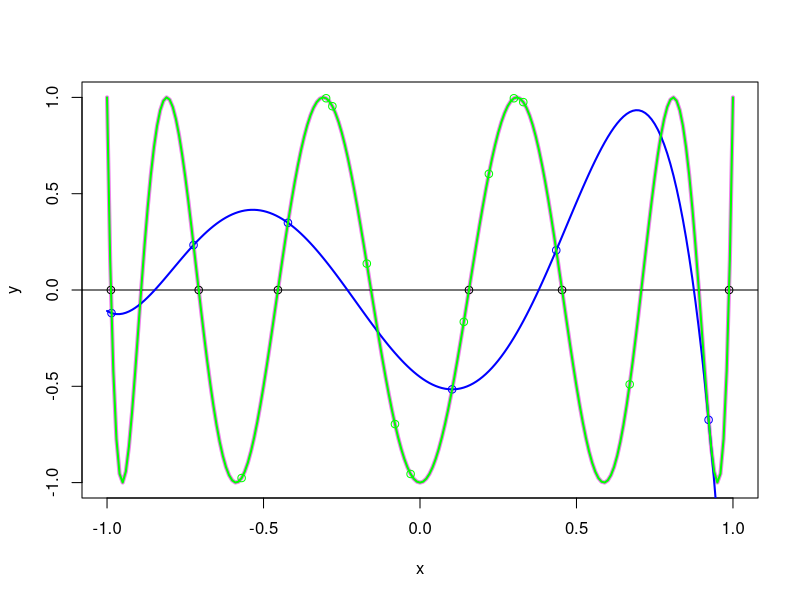

Source code (R):
Chebyshev <- function(N){
  a0 <- rep(0, N)
  if(N==1) return(c(1))
  a1 <- a0
  if(N==2) return(c(1,0))
  a <- a0
  a0[1] <- 1
  a1[2] <- 1
  for(i in 1:(N-2)){
    a <- 2*c(0,a1[1:(N-1)])-a0
    a0 <- a1
    a1 <- a
  }
  return(rev(a))
}
Horner <- function(a, x){
  N <- length(a)
  y <- a[1]
  if(N > 1){
    for(i in 2:N){
      y <- y*x+a[i]
    }
  }
  return(y)
}
HornerD <- function(a, x){
  N <- length(a)
  y <- a[1]
  yd <- a[1]
  if(N > 2){
    for(i in 2:(N-1)){
      y <- y*x+a[i]
      yd <- yd*x+y
    }
    y <- y*x+a[N]
  }else if(N == 2){
    return(c(y*x+a[2], yd))
  }else if(N == 1){
    return(c(y, 0))
  }
  return(c(y, yd))
}
NewtonHorner <- function(a, x, eps = 0.0000001){
  N <- length(a)
  repeat{
    y <- a[1]
    yd <- a[1]
    if(N > 2){
      for(i in 2:(N-1)){
        y <- y*x+a[i]
        yd <- yd*x+y
      }
      y <- y*x+a[N]
    }
    xnew <- x-y/yd
    if(abs(xnew-x) < eps) return(xnew)
    x <- xnew
  }
}
Lagrange <- function(x, y, alpha){
  N <- length(x)
  suma <- 0
  for(i in 1:N){
    pitko <- 1
    for(j in 1:N){
      if(j != i) pitko <- pitko * (alpha - x[j]) /(x[i]-x[j])
    }
    suma <- suma + y[i]*pitko
  }
  return(suma)
}

coef <- Chebyshev(11)
x <- seq(-1, 1, 0.01)
y <- Horner(coef, x)
plot(x, y, type = 'l', col='violet', lwd=4)
abline(h = 0)
x1 <- NewtonHorner(coef, 0.5)
points(x1,0)
x2 <- NewtonHorner(coef, -0.5)
points(x2,0)
x3 <- NewtonHorner(coef, -0.75)
points(x3,0)
x4 <- NewtonHorner(coef, -0.99)
points(x4,0)
x5 <- NewtonHorner(coef, 0.99)
points(x5,0)
x6 <- NewtonHorner(coef, 0.2)
points(x6,0)

z <- c(x1, x2, x3, x4, x5, x6)+runif(6, -0.1, 0.1)
y <- Horner(coef, z)
points(z, y, col='blue')
lines(x, Lagrange(z, y, x), col='blue', lwd=2)

m <- length(x)
z <- x[sample(1:m, 11)]
y <- Horner(coef, z)
points(z, y, col='green')
lines(x, Lagrange(z, y, x), col='green', lwd=2)


print(HornerD(c(11, -4, 3, 2), 3))
print(HornerD(c(11, -4), 3))
print(HornerD(c(11), 3))